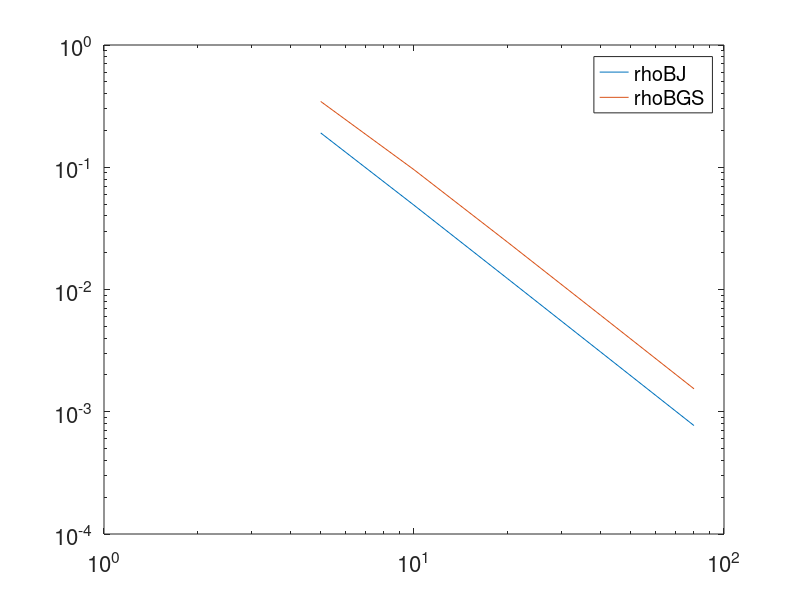

MATLAB code for this plot: (Note: this script raises an error after producing the figure.)
%% Computational Problem 2

%% Setup
close all, clear all, clc
format long, format compact
fs = 16;
set(0,'defaulttextfontsize',fs);
set(0,'defaultaxesfontsize',fs);


%% EXERCISE 2


%% (a)
% 

list_N = [5, 10, 20, 40, 80];
rhoBJ = zeros(size(length(list_N)));
rhoBGS = zeros(size(length(list_N)));

for i = 1:length(list_N)
    h = 1 / list_N(i);
    A = (2/h^2)*diag(ones(list_N(i)-1,1)) - (1/h^2)*diag(ones(list_N(i)-2,1),1) - (1/h^2)*diag(ones(list_N(i)-2,1),-1);
    b = transpose(sin(pi*h*(1:list_N(i)-1)));

    D = diag(diag(A));
    L = tril(A) - D;
    U = triu(A) - D;

    B_J = -(D^(-1)) * (L + U);
    B_GS = -(D + L)^(-1) * U;

    rhoBJ(i) = max(abs(eig(B_J)));  % spectral radius is the maximum modulus of eigenvalues
    rhoBGS(i) = max(abs(eig(B_GS)));
end

rhoBJ, rhoBGS


%%
% The two iterative methods will convergent for these values of N, because
% each of spectral radius less than 1. And the Gauss-Seidel method converge
% faster, because every value in rhoBGS less than rhoBJ.
%
% As size N increases, both $\rho\left(B_{\mathrm{J}}\right)$ and
% $\rho\left(B_{\mathrm{GS}}\right)$ are grow up. Thus, I expect that the
% performance of the Jacobi and Gauss-Seidel methods will decline with the
% size N continues to increase.
%

figure

Nvec = [5, 10, 20, 40, 80];
loglog(Nvec, 1 - rhoBJ);
hold;
loglog(Nvec, 1 - rhoBGS);

legend({'rhoBJ', 'rhoBGS'}, 'Location', 'Best');


% get relationship between size N and spectral radius

% for $\rho B_J$
syms a b;
f1 = a*list_N(1) + b == 1 - rhoBJ(1);
f2 = a*list_N(5) + b == 1 - rhoBJ(5);
ab_J = solve(f1, f2, a, b);
vpa(ab_J.a), vpa(ab_J.b)

% for $\rho B_{GS}$
syms a b;
f1 = a*list_N(1) + b == 1 - rhoBGS(1);
f2 = a*list_N(5) + b == 1 - rhoBGS(5);
ab_GS = solve(f1, f2, a, b);
vpa(ab_GS.a), vpa(ab_GS.b)

f_J = @(x) 0.0025 * x + 0.796;
f_GS = @(x) 0.0046 * x + 0.632;

% relationship between size N and spectral radius for both methods

x=linspace(5, 100, 100);               % Define a set of x values for plotting
figure                              % Create a new figure
plot(x, f_J(x))          % Plot f
hold
plot(x, f_GS(x))          % Plot f

legend({'rhoBJ', 'rhoBGS'}, 'Location', 'Best');
grid on
xlabel('x')
ylabel('f(x)')

%%
%
% According to the graph above, we can observe that the function between
% size N and (1 - spectral radius) is a straight line. So, we can deduce
% that their relationship is linear, and the function is: (1 - sr) = aN + b,
% where sr is spectral radius, a and b are parameters.
%
% For $\rho\left(B_{\mathrm{J}}\right)$, we can calculate that a = -0.0025,
% b = 0.204, so the final relationship is sr = 0.0025N - 0.204 + 1 =>
% sr = 0.0025N + 0.796.
%
% For $\rho\left(B_{\mathrm{GS}}\right)$, we can calculate that a =
% -0.0046, b = 0.368, so the final relationship is sr = 0.0046N - 0.368 + 1
% => sr = 0.0046N + 0.632.
%
%
% According to the functions above, as size N increases, the spectral
% radius also increases, so that the number of iterations to achieve a
% fixed solution accuracy will increases as well. Additionally, the
% spectral radius may greater than 1 when N approaches infinity, so the two
% methods will not converge, and the iterations number will also approaches
% infinity.
% 
% The cost of a direct method is generally O(n^3), where n is the size of
% matrix; and for iterative method, the cost of each iteration in general
% is O(n^2). So, the Jacobi and Gauss-Seidel methods cheaper than direct
% method if the number of iterations to be much less than N. However, when
% N is large, iteration number will larger than N if we use Jacobi and
% Gauss-Seidel methods to solve this problem. Therefore, in terms of
% practicality, using the Jacobi and Gauss-Seidel methods for this problem
% is inferior to using direct method.
% 



%% (b)
figure
grid on
hold on

tol = 1e-10;
nmax = 10^5;

list_N = [5, 10, 20, 40, 80];

% Plot resulting solutions of Gauss-Seidel method

for i = 1:length(list_N)
    h = 1 / list_N(i);
    A = (2/h^2)*diag(ones(list_N(i)-1,1)) - (1/h^2)*diag(ones(list_N(i)-2,1),1) - (1/h^2)*diag(ones(list_N(i)-2,1),-1);
    b = transpose(sin(pi*h*(1:list_N(i)-1)));
    x0 = transpose(zeros(1, list_N(i)-1));

    [x, niter, relresiter, xiter] = itermeth(A, b, x0, nmax, tol, 'G');

    result = zeros(1, list_N(i) + 1);
    result(2:list_N(i)) = x;
    range = linspace(0, 1, list_N(i) + 1);

    plot(range, result,'LineWidth', 2);
end

% Plot exact solution y(x) on the finest mesh (N = 80)
N = 80;
h = 1 / N;
y = @(x) pi^(-2) * sin(pi * x);
range = linspace(0, 1, N + 1);
result = zeros(1, N + 1);

for i = 2:N
    result(i) = y(i * h);
end

plot(range, result,'LineWidth', 2);

legend({'N=5', 'N=10', 'N=20', 'N=40', 'N=80', 'y(x)'}, 'Location', 'Best');

%%
% According to the graph, as N increases, the solution appears closer to
% the line of exact solution, and the error also becomes smaller. Thus, the
% solutions appear to converge as N increases.
% 

list_N = [5, 10, 20, 40, 80];
error_vect = zeros(1, length(list_N));

y = @(x) pi^(-2) * sin(pi * x);

for i = 1:length(list_N)
    h = 1 / list_N(i);
    A = (2/h^2)*diag(ones(list_N(i)-1,1)) - (1/h^2)*diag(ones(list_N(i)-2,1),1) - (1/h^2)*diag(ones(list_N(i)-2,1),-1);
    b = transpose(sin(pi*h*(1:list_N(i)-1)));
    x0 = transpose(zeros(1, list_N(i)-1));

    [x, niter, relresiter, xiter] = itermeth(A, b, x0, nmax, tol, 'G');
    
    % calculate y(x_n)
    y_n = transpose(zeros(1, list_N(i)-1)); 
    for j = 1:list_N(i)-1
        y_n(j) = y(j * h);
    end
    
    error_vect(i) = max(abs(x - y_n));

end

error_vect

figure
hvect = 1./list_N;
loglog(hvect, error_vect)  % e(N)
hold


syms c
cond1 = c * hvect(1)^2 >= error_vect(1);
cond2 = c * hvect(5)^2 >= error_vect(5);
conds = [cond1 cond2];

C = solve(conds, c);
vpa(C)

loglog(hvect, C*hvect.^2);  % E(h)

legend({'e(N)', 'E(h)'}, 'Location', 'Best');


%%
% 
% According to the assumption of question, $e(N) \leq Ch^2$ as h = 1/N $\rightarrow$ 0,
% so we can know that error e(N) is proportional to the step size h = 1/N
% from the graph.
% To verify the assumption, we set p=2, and find C by the graph. Thus,
% C=1.0833396945217224072166573023424. Finally, we can see that the line of
% e(N) lower than the line of E(h), which means $e(N) \leq Ch^2$.
% Therefore, the numerical results support this theoretical estimate.
% 


%% (c)
figure
grid on
hold on

tol = 1e-10;
nmax = 10^5;

list_N = [5, 10, 20, 40, 80];

% Plot resulting solutions of Gauss-Seidel method

for i = 1:length(list_N)
    h = 1 / list_N(i);
    A = (2/h^2)*diag(ones(list_N(i)-1,1)) - (1/h^2)*diag(ones(list_N(i)-2,1),1) - (1/h^2)*diag(ones(list_N(i)-2,1),-1);
    b = transpose(ones(1, list_N(i)-1));  % modify
    x0 = transpose(zeros(1, list_N(i)-1));

    [x, niter, relresiter, xiter] = itermeth(A, b, x0, nmax, tol, 'G');

    result = zeros(1, list_N(i) + 1);
    result(2:list_N(i)) = x;
    range = linspace(0, 1, list_N(i) + 1);

    plot(range, result,'LineWidth', 2);
end

% Plot exact solution y(x) on the finest mesh (N = 80)
N = 80;
h = 1 / N;
y = @(x) (1 / 2) * x * (1 - x);
range = linspace(0, 1, N + 1);
result = zeros(1, N + 1);

for i = 2:N
    result(i) = y(i * h);
end

plot(range, result,'LineWidth', 2);

legend({'N=5', 'N=10', 'N=20', 'N=40', 'N=80', 'y(x)'}, 'Location', 'Best');


% Corresponding errors

Nvec = [5, 10, 20, 40, 80];
error_vect = zeros(1, length(Nvec));

y = @(x) (1 / 2) * x * (1 - x);

for i = 1:length(Nvec)
    h = 1 / Nvec(i);
    A = (2/h^2)*diag(ones(Nvec(i)-1,1)) - (1/h^2)*diag(ones(Nvec(i)-2,1),1) - (1/h^2)*diag(ones(Nvec(i)-2,1),-1);
    b = transpose(ones(1, Nvec(i)-1));  % modify
    x0 = transpose(zeros(1, Nvec(i)-1));

    [x, niter, relresiter, xiter] = itermeth(A, b, x0, nmax, tol, 'G');
    
    % calculate y(x_n)
    y_n = transpose(zeros(1, Nvec(i)-1)); 
    for j = 1:Nvec(i)-1
        y_n(j) = y(j * h);
    end
    
    error_vect(i) = max(abs(x - y_n));

end

figure
hvect = 1./Nvec;
loglog(hvect, error_vect)


%%
% For this case, there is no longer a relationship of $e(N) \leq Ch^2$ as h
% = 1/N $\rightarrow$ 0. Since we replaced $sin(\pi x)$ with 1, there is no x exists in
% $d^2/dx^2$, so constant C is not proportional to $\max _{x \in[0,1]}\left|y^{\prime \prime \prime \prime}(x)\right|$.
% 